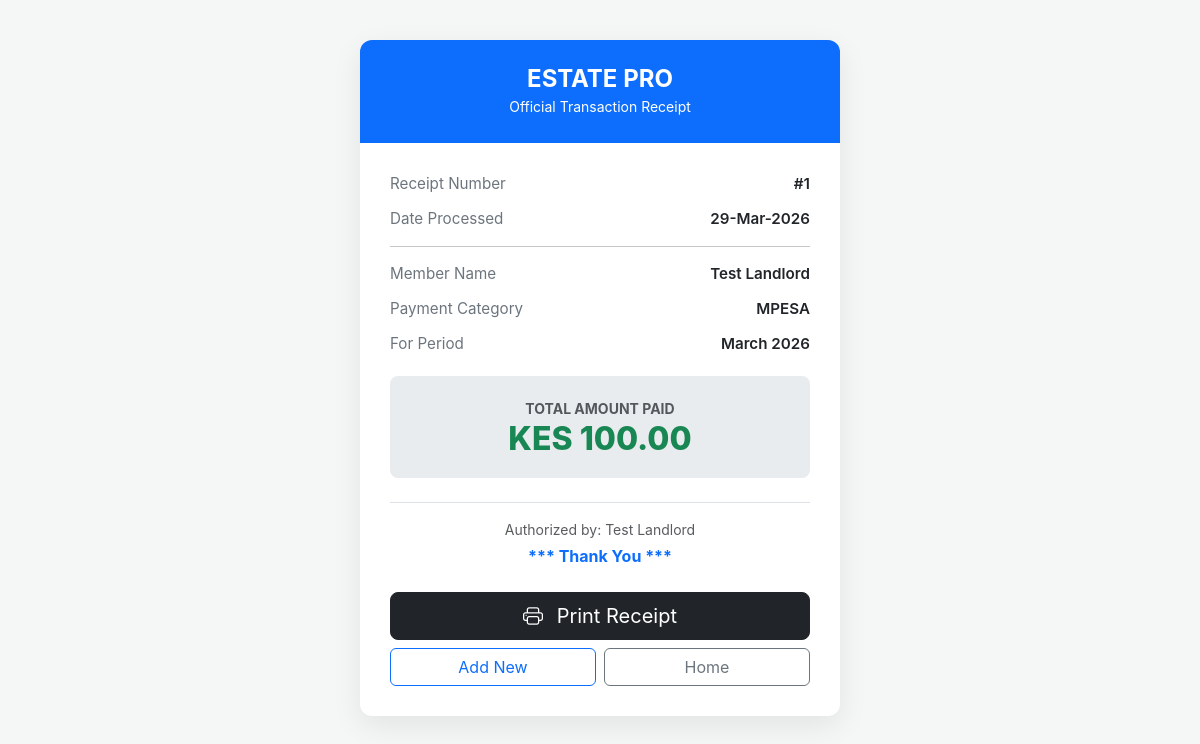
Screenshot of /payments.php?id=1 (signed in) with the database file from the repository.
### tables this page shows
CREATE TABLE IF NOT EXISTS `payments` (
    `id` INT(11) NOT NULL AUTO_INCREMENT,
    `user_id` INT(11) NOT NULL,
    `contribution_id` INT(11) DEFAULT NULL,
    `amount` DECIMAL(10,2) NOT NULL,
    `payment_date` DATE NOT NULL,
    `recorded_by` INT(11) DEFAULT NULL,
    `payment_type` VARCHAR(20) DEFAULT 'mpesa',
    `rent_month` VARCHAR(30),
    `checkout_id` VARCHAR(100) DEFAULT NULL,
    PRIMARY KEY (`id`),
    CONSTRAINT `fk_payment_user` FOREIGN KEY (`user_id`) REFERENCES `users`(`id`) ON DELETE CASCADE,
    CONSTRAINT `fk_payment_contribution` FOREIGN KEY (`contribution_id`) REFERENCES `contributions`(`id`) ON DELETE SET NULL
);

CREATE TABLE IF NOT EXISTS `users` (
    `id` INT(11) NOT NULL AUTO_INCREMENT,
    `full_name` VARCHAR(100) NOT NULL,
    `phone` VARCHAR(15) NOT NULL,
    `house_number` VARCHAR(10) NOT NULL,
    `role` ENUM('admin', 'member') DEFAULT 'member',
    `password` VARCHAR(255) NOT NULL,
    `created_at` TIMESTAMP DEFAULT CURRENT_TIMESTAMP,
    `status` VARCHAR(20) DEFAULT 'Unpaid',
    PRIMARY KEY (`id`),
    UNIQUE KEY (`phone`)
);

### payments.php (the view, shortened to what this page needs)
<?php
include "../db.php";
$payment_id = intval($_GET['id']);
$stmt = $conn->prepare("
    SELECT p.*, u.full_name
    FROM payments p
    JOIN users u ON p.user_id = u.id
    WHERE p.id = ?
");
$stmt->bind_param("i", $payment_id);
$stmt->execute();
$result = $stmt->get_result();
$payment = $result->fetch_assoc();
?>
<!DOCTYPE html>
<html lang="en">
<head>
    <link href="https://cdn.jsdelivr.net/npm/bootstrap@5.3.0/dist/css/bootstrap.min.css" rel="stylesheet">
    <link rel="stylesheet" href="https://cdn.jsdelivr.net/npm/bootstrap-icons@1.11.1/font/bootstrap-icons.css">
</head>
<body>
<div class="container">
    <div class="receipt-card">
        <div class="receipt-header">
            <h4 class="mb-0 fw-bold">ESTATE PRO</h4>
            <small>Official Transaction Receipt</small>
        </div>
        <div class="receipt-body">
            <div class="info-row">
                <span class="info-label">Receipt Number</span>
                <span class="info-value">#<?php echo $payment['id']; ?></span>
            </div>
            <div class="info-row">
                <span class="info-label">Date Processed</span>
                <span class="info-value"><?php echo date("d-M-Y", strtotime($payment['payment_date'])); ?></span>
            </div>
            <hr>
            <div class="info-row">
                <span class="info-label">Member Name</span>
                <span class="info-value"><?php echo htmlspecialchars($payment['full_name']); ?></span>
            </div>
            <div class="info-row">
                <span class="info-label">Payment Category</span>
                <span class="info-value text-uppercase"><?php echo htmlspecialchars($payment['payment_type']); ?></span>
            </div>
            <?php if(!empty($payment['rent_month'])): ?>
            <div class="info-row">
                <span class="info-label">For Period</span>
                <span class="info-value"><?php echo htmlspecialchars($payment['rent_month']); ?></span>
            </div>
            <?php endif; ?>
            <div class="amount-box">
                <small class="text-muted text-uppercase fw-bold">Total Amount Paid</small>
                <h2>KES <?php echo number_format($payment['amount'], 2); ?></h2>
            </div>
            <div class="mt-4 text-center border-top pt-3">
                <p class="text-muted small mb-1 italic">Authorized by: <?php echo htmlspecialchars($_SESSION['full_name']); ?></p>
                <p class="fw-bold text-primary mb-0">*** Thank You ***</p>
            </div>
            <div class="mt-4 d-grid gap-2 no-print">
                <button onclick="window.print()" class="btn btn-dark btn-lg">
                    <i class="bi bi-printer me-2"></i> Print Receipt
                </button>
                <div class="row g-2">
                    <div class="col-6">
                        <a href="rent.php" class="btn btn-outline-primary w-100">Add New</a>
                    </div>
                    <div class="col-6">
                        <a href="../dashboard.php" class="btn btn-outline-secondary w-100">Home</a>
                    </div>
                </div>
            </div>
        </div>
    </div>
</div>
</body>
</html>

### payments.php (style rules this page uses)
body { background-color: #f4f7f6; font-family: 'Inter', sans-serif; }
.receipt-card { max-width: 480px; margin: 40px auto; background: #fff; border: none; border-radius: 12px; overflow: hidden; box-shadow: 0 10px 30px rgba(0,0,0,0.08); }
.receipt-header { background: #0d6efd; color: white; padding: 25px; text-align: center; }
.receipt-body { padding: 30px; }
.info-row { display: flex; justify-content: space-between; margin-bottom: 12px; font-size: 0.95rem; }
.info-label { color: #6c757d; }
.info-value { font-weight: 600; color: #212529; }
.amount-box { background: #e9ecef; padding: 20px; border-radius: 8px; text-align: center; margin-top: 20px; }
.amount-box h2 { color: #198754; font-weight: 800; margin: 0; }

### rows the page displays
payments: id "1", payment_date "29-Mar-2026", user.full_name "Test Landlord", payment_type "MPESA", rent_month "March 2026", amount "100.00"

### other values shown
$_SESSION['full_name'] "Test Landlord"
